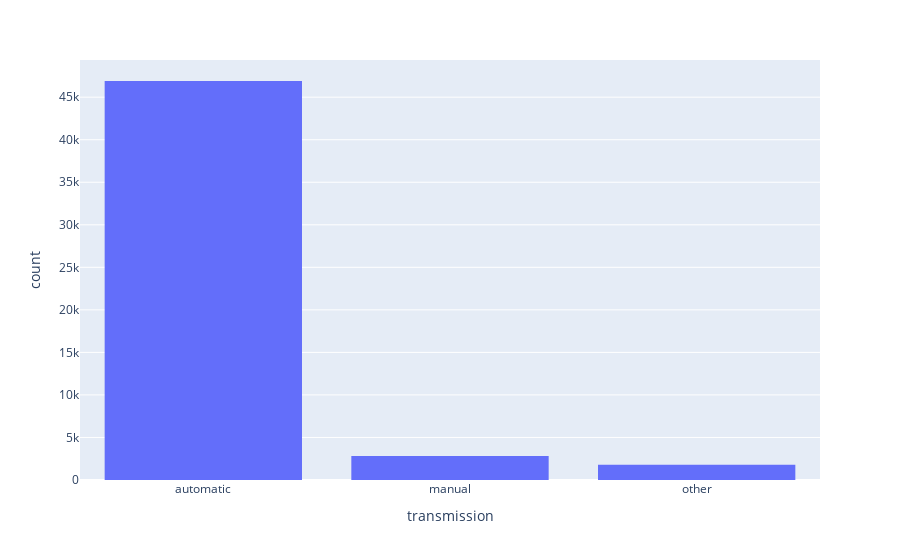

Notebook code for this chart:
### Code cell
fig = px.histogram(car_data, x="transmission",) # Probar segundo gráfico
fig.show()

### Figure 1 — Plotly figure (JSON) as saved in the notebook; plotly's stock layout.template omitted (floating-point values rounded to 4 significant figures; data arrays with more than 128 entries replaced by an {"elided": "..."} marker saying what was removed)
{"data": [{"alignmentgroup": "True", "bingroup": "x", "hovertemplate": "transmission=%{x}<br>count=%{y}<extra></extra>", "legendgroup": "", "marker": {"color": "#636efa", "pattern": {"shape": ""}}, "name": "", "offsetgroup": "", "orientation": "v", "showlegend": false, "type": "histogram", "x": {"elided": "51525 str values"}, "xaxis": "x", "yaxis": "y"}], "layout": {"barmode": "relative", "legend": {"tracegroupgap": 0}, "margin": {"t": 60}, "xaxis": {"anchor": "y", "domain": [0, 1], "title": {"text": "transmission"}}, "yaxis": {"anchor": "x", "domain": [0, 1], "title": {"text": "count"}}}}
